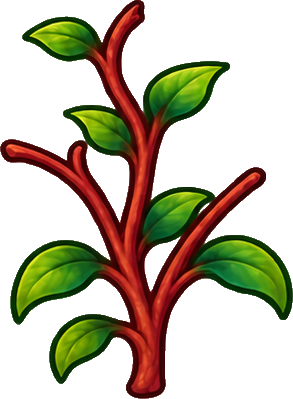
#> input picture art/herbal-garden/painted-v10/isolated/amber-heartleaf-picked.png, 293 x 399 px
$ python -i native_herbal_garden.py   (imports and definitions only)
#> lines starting #> are read from the running program, lines starting #| are printed output that depends on the picture
"""Apothecary garden, drawn directly on 16x32 / 16x16 pixel canvases.

Every motif character and every stem coordinate is a game pixel. There are
no input bitmaps, reductions, antialiasing, palette conversions or randomness.
Only the labelled review images are enlarged, using integer nearest neighbour.
"""
from pathlib import Path
import argparse
import hashlib
import json
import shutil

from PIL import Image, ImageDraw, ImageFont

PACK = Path(__file__).resolve().parents[1]
ART = PACK / "art/herbal-garden"
REVIEW = ART / "native-v4"
NAMES = ("glass-dewberry", "moonvelvet", "amber-heartleaf", "silver-seamleaf")
LABELS = ("Стеклянная росница", "Лунная бархатница", "Янтарный сердцелист", "Серебряный шовник")
INK = (38, 62, 49, 255)
PALETTE = {
    ".": (0, 0, 0, 0), "o": INK,
    # Foliage: forest, teal, sage; glass: blue with a small opaque reflection.
    "O": "365d45", "d": "3c7052", "g": "548e58", "m": "7ca863", "h": "b2cc78",
    "t": "30685e", "j": "4e8c70", "k": "7eb68a", "l": "b7d79a", "H": "dce9a7",
    "z": "345579", "B": "4777aa", "b": "64a7d1", "c": "9adce9", "C": "d0f2ec", "W": "fff8da",
    "i": "80bfd7",
    # Velvet flowers and the soft sage undersides of leaves.
    "V": "735d91", "v": "a18bc1", "p": "c8b4de", "P": "e8d8ed", "K": "fff1e4",
    "s": "6e9981", "S": "a4c59c", "L": "d7e6b5",
    # Warm heart-shaped leaves, red stems and pearl-white seamleaf flowers.
    "r": "75544b", "R": "a07c50", "A": "b07842", "a": "dda44f",
    "y": "f3ca70", "Y": "ffe49b", "Q": "fff4cb", "e": "577f75", "f": "91b79b",
    "F": "c3d9af", "x": "8eafa7", "w": "e4e6ce", "D": "b1b9a6", "q": "e5c278",
    # Parchment seed envelopes.
    "u": "704835", "U": "ae7548", "n": "d69c60", "N": "f0c890",
    "E": "fce5b7",
}
PALETTE = {key: tuple(bytes.fromhex(value)) + (255,) if isinstance(value, str) else value
           for key, value in PALETTE.items()}


def canvas(size=(16, 32)):
    return Image.new("RGBA", size)


def motif(rows):
    rows = rows.strip().split()
    assert len({len(row) for row in rows}) == 1, rows
    result = canvas((len(rows[0]), len(rows)))
    result.putdata([PALETTE[c] for row in rows for c in row])
    return result


# [16 lines left out: functions stamp, twig, not called in this run]


def complete_contour(image):
    """Keep one dark outside edge; overlapping leaf edges stay coloured."""
    source = image.copy()
    for y in range(image.height):
        for x in range(image.width):
            pixel = source.getpixel((x, y))
            if pixel[3] and any(
                not (0 <= xx < image.width and 0 <= yy < image.height)
                or not source.getpixel((xx, yy))[3]
                for xx, yy in ((x-1, y), (x+1, y), (x, y-1), (x, y+1))
            ):
                image.putpixel((x, y), INK)
    return image


# Native pixel paintings: round leaf clusters and small warm highlights.
# Material-coloured edges separate overlapping forms; only the silhouette has
# the common dark green contour. No pixels are sampled from the reference.
TEAL_LEAF = motif("""
    ...oo..
    .ooHho.
    oHhmggo
    ohmgdgo
    .ogddo.
    ..ooo..
""")
TEAL_LOW = motif("""
    .ooo...
    ohhmoo.
    ohmgdgo
    .ogddgo
    ..oooo.
""")
SAGE_LEAF = motif("""
    ...oo..
    .ooLSo.
    oLSSsso
    oSSstso
    .ostto.
    ..ooo..
""")
SAGE_LOW = motif("""
    .ooo...
    oLSsoo.
    oSSstso
    .osttso
    ..oooo.
""")
HEART = motif("""
    ..oo.oo..
    .oYyoYao.
    oQYyyyAAo
    oYyyyAaAo
    .oyyaAAo.
    ..oyAAo..
    ...oAo...
    ....o....
""")
HEART_MID = motif("""
    .oo.oo.
    oYyoYao
    oQyyaAo
    .oyyAo.
    ..oAo..
    ...o...
""")
HEART_SMALL = motif("""
    .o.o.
    oYyao
    oyaao
    .oAo.
    ..o..
""")
SILVER_LEAF = motif("""
    ....oo.
    ...oLWo
    ..oLFFo
    .oLFfeo
    oLFxfeo
    .offeo.
    ..ooo..
""")
SILVER_LOW = motif("""
    .ooo...
    oLFfoo.
    oFfxeeo
    .offeeo
    ..oooo.
""")
BERRY = motif("""
    ..ooo..
    .oCCco.
    oCWccbo
    oCccbbo
    ocbbBBo
    .oicco.
    ..ooo..
""")
BERRY_SMALL = motif("""
    .ooo.
    oWCbo
    oCbBo
    .occo
    ..oo.
""")
BUD_BLUE = motif("""
    .oo.
    oCbo
    obBo
    .oo.
""")
BELL = motif("""
    ..ooo..
    .oPPvo.
    oPKpvVo
    oPpvvVo
    opvvVVo
    ooPqPoo
    .ooVoo.
""")
BELL_SMALL = motif("""
    .ooo.
    oPpVo
    oPvvo
    opvVo
    ooPoo
    ..o..
""")
BUD_PURPLE = motif("""
    .oo.
    oPvo
    ovVo
    .oo.
""")
BUD_PEARL = motif("""
    .oo.
    oWFo
    oFeo
    .oo.
""")
FLOWER = motif("""
    ..oo...
    .oWWoo.
    ooWwWWo
    oWWqwwo
    .oWwwDo
    .oWWoo.
    ..oo...
""")
FLOWER_SMALL = motif("""
    .ooo.
    oWwwo
    oWqwo
    owDwo
    .ooo.
""")
SEED = motif("""
    .ooo.
    oNnUo
    .ooo.
""")


def leaf(im, tile, x, y, flip=False, edge="O"):
    stamp(im, tile, x, y, flip, edge=edge)


# [232 lines left out: functions seed, shoot, dewberry, moonvelvet, heartleaf, seamleaf and 6 more, not called in this run]


def font(size):
    return ImageFont.truetype("C:/Windows/Fonts/arial.ttf", size)


# [122 lines left out: functions paste_scaled, preview, remember_before, export, not called in this run]


# [4 lines not run here, left out]

>>> from PIL import Image
>>> picture = Image.open('../../../painted-v10/isolated/amber-heartleaf-picked.png')
#> picture is the input picture: PIL image 293x399 RGBA; mean R, G, B, A 36.5, 27.7, 5.7, 93.8
>>> result = complete_contour(picture)
#> after the loop in complete_contour, `for y in range(image.height):`:
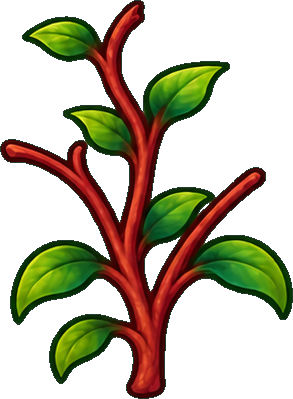
#> image: PIL image 293x399 RGBA; mean R, G, B, A 36.3, 28.4, 6.7, 94.9; transparent parts drawn white

$ run again, on art/herbal-garden/painted-v10/isolated/amber-heartleaf-buds.png
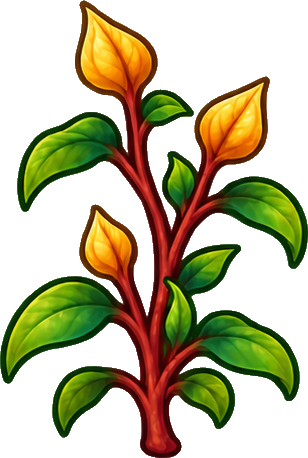
#> input picture art/herbal-garden/painted-v10/isolated/amber-heartleaf-buds.png, 308 x 458 px
#> picture is the input picture: PIL image 308x458 RGBA; mean R, G, B, A 50, 42.8, 6.2, 108.8
#> after the loop in complete_contour, `for y in range(image.height):`:
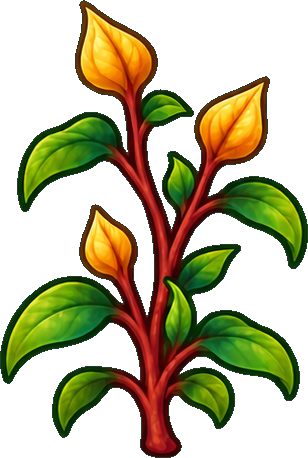
#> image: PIL image 308x458 RGBA; mean R, G, B, A 49.8, 43.2, 7.2, 110; transparent parts drawn white
